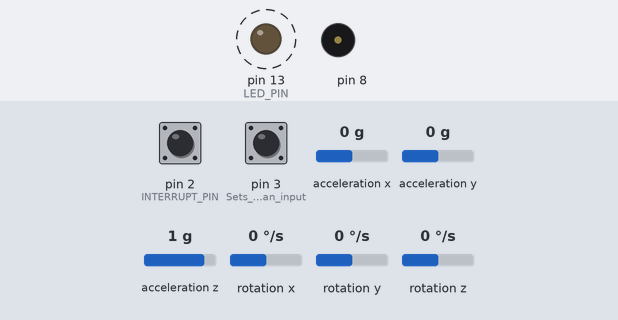
A sketch run on a simulated Arduino Uno, built with avr-gcc and run on an emulated ATmega328P. Shown: output pins drawn as LEDs (lit = HIGH), buzzer (waves = sounding). Dashed ring = blinking. The test bench sets the inputs (shaded band); at power-on: pin 3 (Sets_pin_3_as_an_input) HIGH, pin 2 (INTERRUPT_PIN) LOW, acceleration x 0 g, acceleration y 0 g, acceleration z 1 g, rotation x 0 °/s, rotation y 0 °/s, rotation z 0 °/s. The sensor or clock chip raises its interrupt line as the real part does; what the sketch prints to the serial monitor is not drawn.

Above: at 1.56 s.
1.8 s: pin 3 (Sets_pin_3_as_an_input) pulled LOW for 1 s
At 2.22 s:
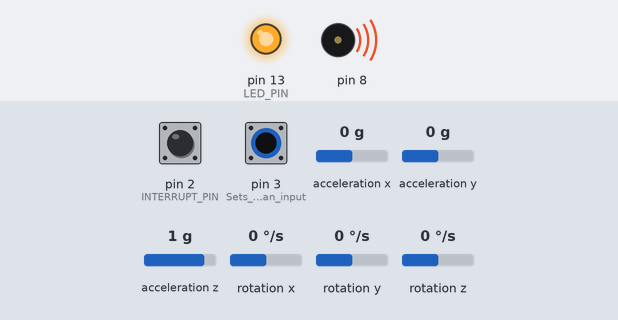
At 2.96 s:
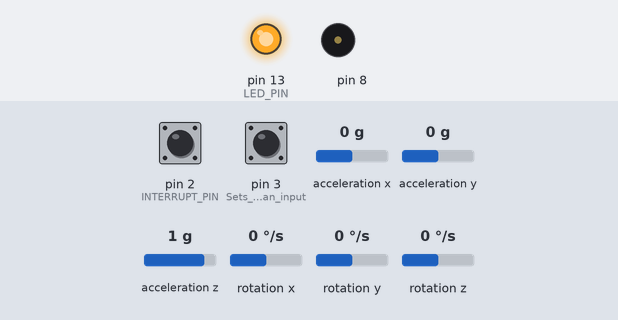
4.8 s: pin 3 (Sets_pin_3_as_an_input) pulled LOW for 3.2 s
At 6.77 s:
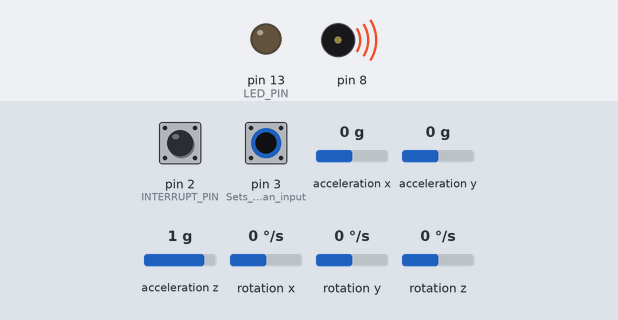
Timing chart, 0 to 15.5 s (numbered marks = the images above; inputs shaded):
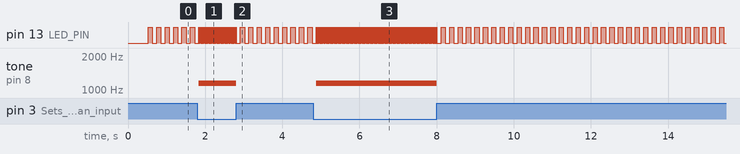

Measured:
- after the input at 1.8 s, tone on pin 8: silent → 1150 Hz at once, → silent 0.97 s later
- after the input at 4.8 s, tone on pin 8: silent → 1150 Hz after 0.08 s, → silent 3.1 s later

The sketch:

Physics-Instrument.ino
```cpp
/*
 * 5/27/2019
 * By: Haashim Rehan
 * Takes an angle input and translates it to a frequency
*/

// Libraries for gyro
#include "I2Cdev.h"
#include "MPU6050_6Axis_MotionApps20.h"

int angle = 0; // Holds the value for the angle of the glove (-180 to 180)
MPU6050 mpu; // holds all gyro data
boolean pressed = false; // Stores whether the touch sensor is pressed

void setup() {
  gyroSetup();
  pinMode(3, INPUT_PULLUP); // Sets pin 3 as an input (used for touch sensor)
}

void loop() {
  gyroUpdate(); // Updates the angle variable to the right angle
  pressed = !digitalRead(3); // update the state of the touch sensor

  // map the angle from the gyro, to the pitches we want to hear.
  int pitch = map(angle, -90, 90, 300, 2000); //Mapped to 300Hz to 2000Hz

  // Set the endpoints for the pitches (Sets a limit on min and max frequency)
  pitch = constrain(pitch, 300, 2000);

  if (pressed) { // If the touch sensor is pressed, play the tone
    // Play a tone on pin 8 with a frequency of 'pitch' and a duration of 40ms
    tone(8, pitch, 40);
    delay(1);
  } else { // Otherwise, don't play anything
    noTone(8);
    delay(100);
  }
}
```

Gyro.ino
```cpp
#define INTERRUPT_PIN 2
#define LED_PIN 13
bool blinkState = false;

// MPU control/status vars
bool dmpReady = false;  // set true if DMP init was successful
uint8_t mpuIntStatus;   // holds actual interrupt status byte from MPU
uint8_t devStatus;      // return status after each device operation (0 = success, !0 = error)
uint16_t packetSize;    // expected DMP packet size (default is 42 bytes)
uint16_t fifoCount;     // count of all bytes currently in FIFO
uint8_t fifoBuffer[64]; // FIFO storage buffer

// orientation/motion vars
Quaternion q;           // [w, x, y, z]         quaternion container
VectorInt16 aa;         // [x, y, z]            accel sensor measurements
VectorFloat gravity;    // [x, y, z]            gravity vector
float ypr[3];           // [yaw, pitch, roll]   yaw/pitch/roll container and gravity vector


volatile bool mpuInterrupt = false;     // indicates whether MPU interrupt pin has gone high
void dmpDataReady() {
  mpuInterrupt = true;
}

void gyroSetup() {
  // configure LED for output
  pinMode(LED_PIN, OUTPUT);

  // join I2C bus (I2Cdev library doesn't do this automatically)
#if I2CDEV_IMPLEMENTATION == I2CDEV_ARDUINO_WIRE
  Wire.begin();
  Wire.setClock(400000); // 400kHz I2C clock. Comment this line if having compilation difficulties
#elif I2CDEV_IMPLEMENTATION == I2CDEV_BUILTIN_FASTWIRE
  Fastwire::setup(400, true);
#endif

  // initialize serial communication
  // (115200 chosen because it is required for Teapot Demo output, but it's
  // really up to you depending on your project)
  Serial.begin(115200);

  // initialize device
  Serial.println(F("Initializing I2C devices..."));
  mpu.initialize();
  pinMode(INTERRUPT_PIN, INPUT);

  // verify connection
  Serial.println(F("Testing device connections..."));
  Serial.println(mpu.testConnection() ? F("MPU6050 connection successful") : F("MPU6050 connection failed"));

  // load and configure the DMP
  Serial.println(F("Initializing DMP..."));
  devStatus = mpu.dmpInitialize();

  // supply your own gyro offsets here, scaled for min sensitivity
  mpu.setXGyroOffset(328);
  mpu.setYGyroOffset(-43);
  mpu.setZGyroOffset(-39);
  mpu.setZAccelOffset(1208); // 1688 factory default for my test chip

  // make sure it worked (returns 0 if so)
  if (devStatus == 0) {
    // turn on the DMP, now that it's ready
    Serial.println(F("Enabling DMP..."));
    mpu.setDMPEnabled(true);

    // enable Arduino interrupt detection
    Serial.print(F("Enabling interrupt detection (Arduino external interrupt "));
    Serial.print(digitalPinToInterrupt(INTERRUPT_PIN));
    Serial.println(F(")..."));
    attachInterrupt(digitalPinToInterrupt(INTERRUPT_PIN), dmpDataReady, RISING);
    mpuIntStatus = mpu.getIntStatus();

    // set our DMP Ready flag so the main loop() function knows it's okay to use it
    Serial.println(F("DMP ready! Waiting for first interrupt..."));
    dmpReady = true;

    // get expected DMP packet size for later comparison
    packetSize = mpu.dmpGetFIFOPacketSize();
  } else {
    // ERROR!
    // 1 = initial memory load failed
    // 2 = DMP configuration updates failed
    // (if it's going to break, usually the code will be 1)
    Serial.print(F("DMP Initialization failed (code "));
    Serial.print(devStatus);
    Serial.println(F(")"));
  }

}

void gyroUpdate() {
  // if programming failed, don't try to do anything
  if (!dmpReady) return;

  // wait for MPU interrupt or extra packet(s) available
  while (!mpuInterrupt && fifoCount < packetSize) {
    if (mpuInterrupt && fifoCount < packetSize) {
      // try to get out of the infinite loop
      fifoCount = mpu.getFIFOCount();
    }
  }

  // reset interrupt flag and get INT_STATUS byte
  mpuInterrupt = false;
  mpuIntStatus = mpu.getIntStatus();

  // get current FIFO count
  fifoCount = mpu.getFIFOCount();

  // check for overflow (this should never happen unless our code is too inefficient)
  if ((mpuIntStatus & _BV(MPU6050_INTERRUPT_FIFO_OFLOW_BIT)) || fifoCount >= 1024) {
    // reset so we can continue cleanly
    mpu.resetFIFO();
    fifoCount = mpu.getFIFOCount();
    Serial.println(F("FIFO overflow!"));

    // otherwise, check for DMP data ready interrupt (this should happen frequently)
  } else if (mpuIntStatus & _BV(MPU6050_INTERRUPT_DMP_INT_BIT)) {
    // wait for correct available data length, should be a VERY short wait
    while (fifoCount < packetSize) fifoCount = mpu.getFIFOCount();

    // read a packet from FIFO
    mpu.getFIFOBytes(fifoBuffer, packetSize);

    // track FIFO count here in case there is > 1 packet available
    // (this lets us immediately read more without waiting for an interrupt)
    fifoCount -= packetSize;

    //#ifdef OUTPUT_READABLE_YAWPITCHROLL
    // display Euler angles in degrees
    mpu.dmpGetQuaternion(&q, fifoBuffer);
    mpu.dmpGetGravity(&gravity, &q);
    mpu.dmpGetYawPitchRoll(ypr, &q, &gravity);
    /* Serial.print("ypr\t");
      Serial.print(ypr[0] * 180 / M_PI);
      Serial.print("\t");
      Serial.print(ypr[1] * 180 / M_PI);
      Serial.print("\t");
    */

    angle = ypr[2] * 180 / M_PI;
    //#endif


    // blink LED to indicate activity
    blinkState = !blinkState;
    digitalWrite(LED_PIN, blinkState);
  }
}
```
